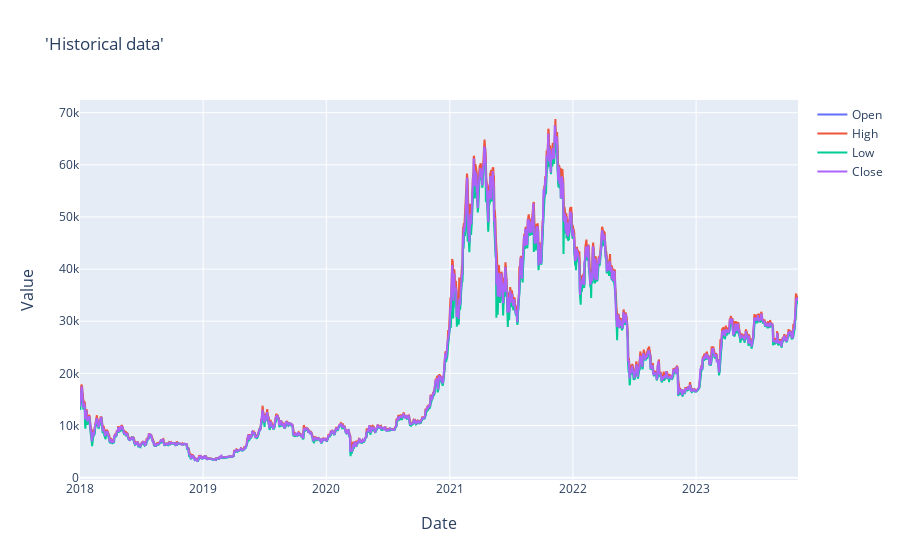

Notebook code cell kept with this figure:
### Markdown cell above
# Visualize the data

### Code cell
fig = make_subplots(rows=1, cols=1,x_title='Date',
                    y_title='Value')
for d in data:
    fig.add_trace((go.Scatter(x=data.index, y=data[d], name = d,connectgaps=False)), row=1, col=1)

fig.update_layout(title=dict(text="'Historical data'"))
fig.show()

### Figure 1 — Plotly figure (JSON) as saved in the notebook; plotly's stock layout.template omitted (floating-point values rounded to 4 significant figures; data arrays with more than 128 entries replaced by an {"elided": "..."} marker saying what was removed)
{"data": [{"connectgaps": false, "name": "Open", "type": "scatter", "x": {"elided": "2129 str values"}, "xaxis": "x", "y": {"elided": "2129 float values"}, "yaxis": "y"}, {"connectgaps": false, "name": "High", "type": "scatter", "x": {"elided": "2129 str values"}, "xaxis": "x", "y": {"elided": "2129 float values"}, "yaxis": "y"}, {"connectgaps": false, "name": "Low", "type": "scatter", "x": {"elided": "2129 str values"}, "xaxis": "x", "y": {"elided": "2129 float values"}, "yaxis": "y"}, {"connectgaps": false, "name": "Close", "type": "scatter", "x": {"elided": "2129 str values"}, "xaxis": "x", "y": {"elided": "2129 float values"}, "yaxis": "y"}], "layout": {"annotations": [{"font": {"size": 16}, "showarrow": false, "text": "Date", "x": 0.5, "xanchor": "center", "xref": "paper", "y": 0, "yanchor": "top", "yref": "paper", "yshift": -30}, {"font": {"size": 16}, "showarrow": false, "text": "Value", "textangle": -90, "x": 0, "xanchor": "right", "xref": "paper", "xshift": -40, "y": 0.5, "yanchor": "middle", "yref": "paper"}], "autosize": true, "title": {"text": "'Historical data'"}, "xaxis": {"anchor": "y", "autorange": true, "domain": [0, 1], "range": ["2018-01-01", "2023-10-30"], "type": "date"}, "yaxis": {"anchor": "x", "autorange": true, "domain": [0, 1], "range": [-453.0, 72430.0], "type": "linear"}}}
